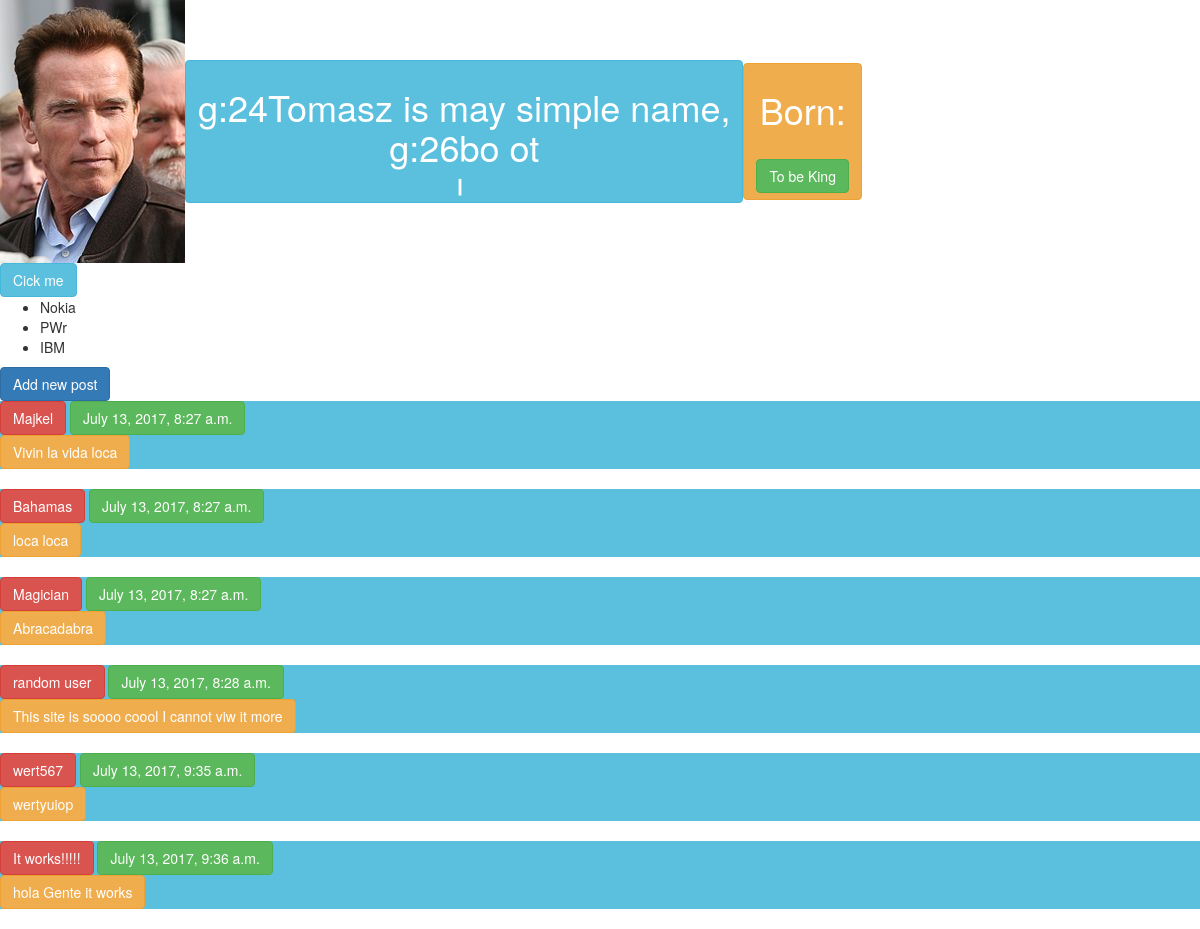
Page /myself/ on the committed database.
### myself/models.py (models this page shows, shortened)
class Post(models.Model):
    author = models.CharField(max_length=160)
    body = models.TextField()
    date = models.DateTimeField()

### myself/views.py (the view)
# urls.py: url(r'^myself/$', views.index),
def index(request):
    my_dict = dict()
    my_dict["name"] = "Tomasz"
    my_dict["fruits"] = ["apple", "banana", "berries"]
    my_dict["all_posts"] = Post.objects.all()
    return render(request, 'index.html', my_dict)

### myself/templates/index.html (shortened to what this page needs)
<!DOCTYPE html>
<html>
<head lang="en">
    {% load staticfiles %}
 <link rel="stylesheet" type="text/css" href="{% static 'main.css' %}" />
    <link rel="stylesheet" type="text/css" href="{% static 'css/bootstrap.min.css' %}" />
</head>
<body>
<table class="table-layout">
    <row>
        <td rowspan="2">
            <img  src="{% static 'images/me.jpg' %}"/></td>
        <td><div class="btn btn-info" id="my_name"><h1>Tomasz is may simple name, <br>bo other call my other names<br> and I am ok with it</h1></div></td>
    </row>
    <row>
        <td><div class="btn btn-warning"><h1>Born:</h1>
            <h1 id="king" class="btn btn-success">To be King</h1></div></td>
    </row>
    </table>
<div id="clicker" class="btn btn-info">Cick me</div>
<ul class="list">
    <li>Nokia</li>
    <li>PWr</li>
    <li>IBM</li>
</ul>
<a href="/myself/new_post"><div class="btn btn-primary">Add new post</div></a>
{% for post in all_posts %}
    <div class="btn-info">
        <div class="btn btn-danger">{{ post.author }}</div>
        <div class="btn-success btn">{{ post.date }} </div>
        <br>
        <div class="btn-warning btn">{{ post.body }}</div>
    </div>
    <br>
{% endfor %}
</body>
</html>

### rows in the picture
Post: author "Majkel", date "July 13, 2017, 8:27 a.m.", body "Vivin la vida loca"
Post: author "Bahamas", date "July 13, 2017, 8:27 a.m.", body "loca loca"
Post: author "Magician", date "July 13, 2017, 8:27 a.m.", body "Abracadabra"
Post: author "random user", date "July 13, 2017, 8:28 a.m.", body "This site is soooo coool I cannot viw it more"
Post: author "wert567", date "July 13, 2017, 9:35 a.m.", body "wertyuiop"
Post: author "It works!!!!!", date "July 13, 2017, 9:36 a.m.", body "hola Gente it works"
